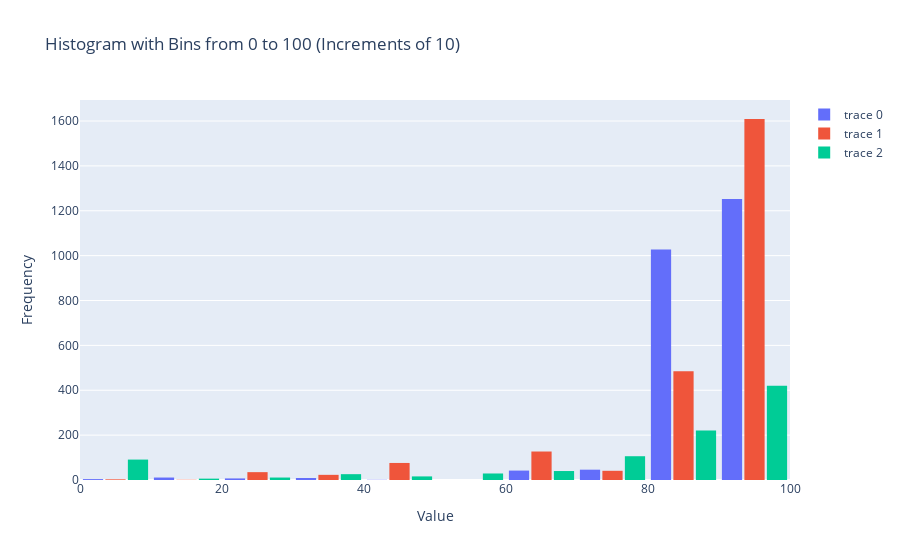

Here is the notebook cell this chart was saved with:
### Code cell
# Sample data (replace this with your own data)
g_data = [float(score) for score in scores['gemma_score'] if score is not None]
l_data = [float(score) for score in scores['llama_score'] if score is not None and float(score) <= 100]
m_data = [float(score) for score in scores['mistral_score'] if score is not None and float(score) <= 100]

# Define the bin edges
bin_edges = list(range(0, 101, 10))

fig = make_subplots(rows=1, cols=1)

fig.add_trace(
    go.Histogram(x=g_data, xbins=dict(start=0, end=100, size=10)),
    row=1, col=1
)
fig.add_trace(
    go.Histogram(x=l_data, xbins=dict(start=0, end=100, size=10)),
    row=1, col=1
)
fig.add_trace(
    go.Histogram(x=m_data, xbins=dict(start=0, end=100, size=10)),
    row=1, col=1
)

# Update layout for better visualization
fig.update_layout(
    title="Histogram with Bins from 0 to 100 (Increments of 10)",
    xaxis_title="Value",
    yaxis_title="Frequency",
    bargap=0.05,  # Gap between bars of adjacent location coordinates
    bargroupgap=0.1  # Gap between bars of the same location coordinates
)

# Show the plot
fig.show()

### Figure 1 — Plotly figure (JSON) as saved in the notebook; plotly's stock layout.template omitted (floating-point values rounded to 4 significant figures; data arrays with more than 128 entries replaced by an {"elided": "..."} marker saying what was removed)
{"data": [{"type": "histogram", "x": {"elided": "2399 int values"}, "xaxis": "x", "xbins": {"end": 100, "size": 10, "start": 0}, "yaxis": "y"}, {"type": "histogram", "x": {"elided": "2400 int values"}, "xaxis": "x", "xbins": {"end": 100, "size": 10, "start": 0}, "yaxis": "y"}, {"type": "histogram", "x": {"elided": "2324 int values"}, "xaxis": "x", "xbins": {"end": 100, "size": 10, "start": 0}, "yaxis": "y"}], "layout": {"bargap": 0.05, "bargroupgap": 0.1, "title": {"text": "Histogram with Bins from 0 to 100 (Increments of 10)"}, "xaxis": {"anchor": "y", "domain": [0, 1], "title": {"text": "Value"}}, "yaxis": {"anchor": "x", "domain": [0, 1], "title": {"text": "Frequency"}}}}
